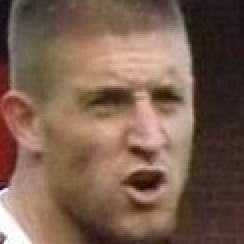
#> input picture crop_data/male/male_3938.jpg, 122 x 122 px (shown 2 times larger); its folder holds only this picture in this run
$ jupyter execute 02.ipynb
#> lines starting #> are read from the running program, lines starting #| are printed output that depends on the picture
[cell 1]
import numpy as np
import pandas as pd
import matplotlib.pyplot as plt
import seaborn as sns
import cv2
from glob import glob

[cell 2]
fpath = glob('./crop_data/female/*.jpg')
mpath = glob('./crop_data/male/*.jpg')

[cell 3]
df_female = pd.DataFrame(fpath, columns=['filepath'])
df_female['gender'] = 'female'

df_male = pd.DataFrame(mpath, columns=['filepath'])
df_male['gender'] = 'male'

df = pd.concat((df_female, df_male), axis = 0)

df.head()

[cell 4]
df.tail()

[cell 5]
df.shape

[cell 6]
def get_size(path):
#> called with path = './crop_data/male/male_3938.jpg'
    img = cv2.imread(path)
#> img is the input picture: shape (122, 122, 3); mean B, G, R 79.4, 94.9, 122.7
    return img.shape[0]

[cell 7]
df['dimension'] = df['filepath'].apply(get_size)

[cell 8]
df.head()

[cell 9]
dist_gender = df['gender'].value_counts()
dist_gender

[cell 10]
fig, ax = plt.subplots(nrows = 1, ncols = 2)
dist_gender.plot(kind='bar', ax = ax[0])
dist_gender.plot(kind='pie', ax = ax[1], autopct='%0.0f%%')
plt.show()
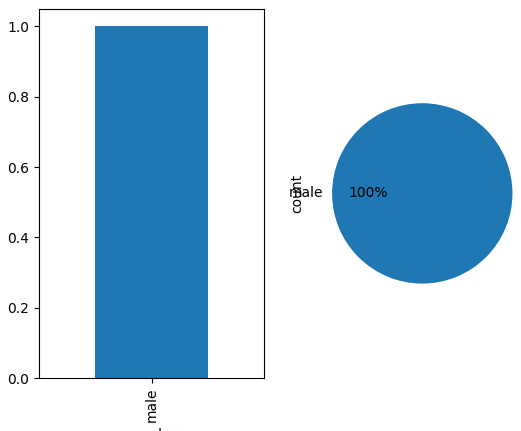
#> figure drawn by matplotlib, 2 panels

[cell 11]
plt.figure(figsize=(12, 6))
plt.subplot(2, 1, 1)
sns.histplot(df['dimension'])
plt.subplot(2, 1, 2)
sns.boxplot(df['dimension'])
plt.show()
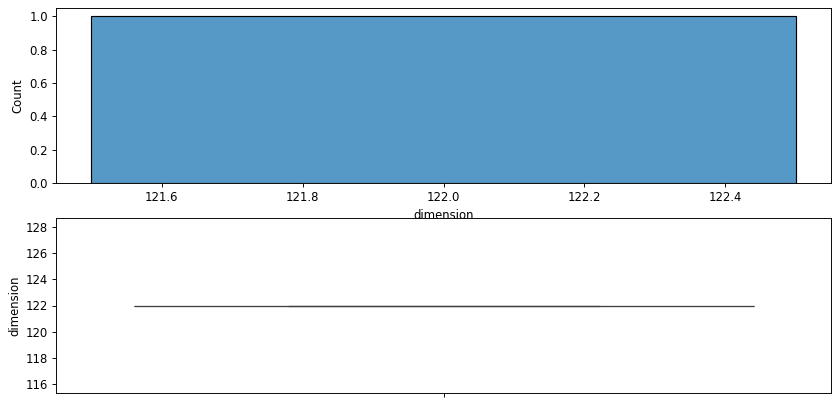
#> figure drawn by matplotlib, 2 panels

[cell 12]
sns.catplot(data=df,x='gender',y='dimension',kind='box')
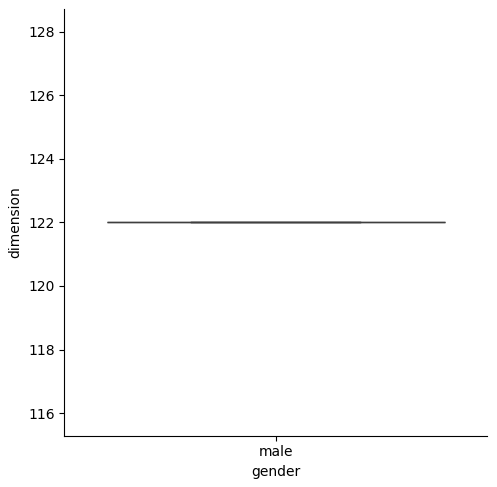
#> figure drawn by matplotlib, 1 panel
